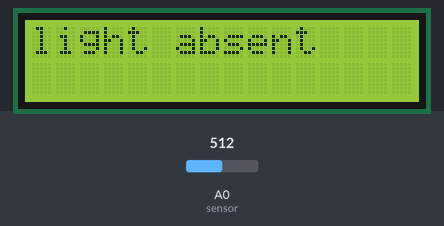
Bench run of a sketch on a simulated Arduino Uno, built with avr-gcc and run on an emulated ATmega328P. Parts: 16×2 character LCD. Inputs (shaded band) come from the test bench; at power-on: A0 (sensor) = 512.

Above: at 1.3 s.
1.4 s: A0 (sensor) set to 215
2.9 s: A0 (sensor) set to 186
At 3.3 s:
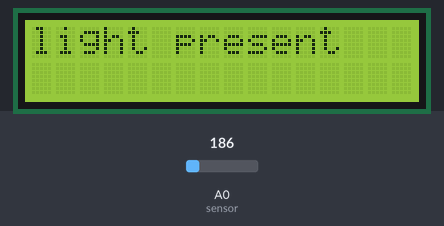
4.4 s: A0 (sensor) set to 210
At 5.5 s:
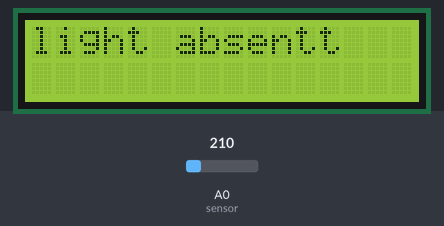
5.9 s: A0 (sensor) set to 190
At 6.4 s:
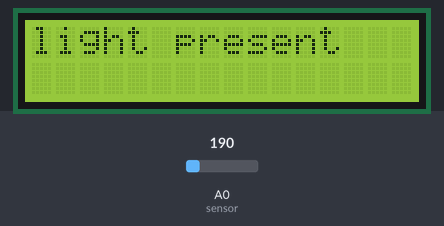
7.4 s: A0 (sensor) set to 306
At 8.6 s:
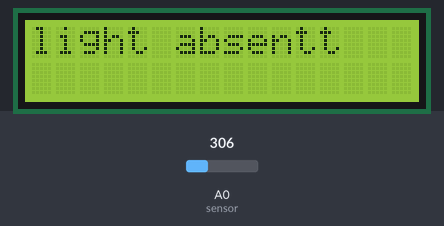
Timing chart, 0 to 10.0 s (numbered marks = the images above; inputs shaded):
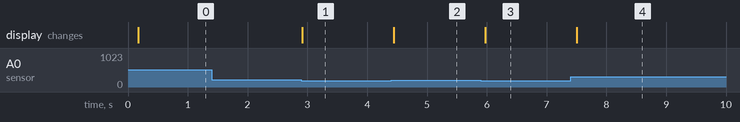

Measured:
- the behaviour switches between 200 and 199 on A0 (sensor) (found by bisection; images 0 and 1)
- after the input at 1.4 s, every drawn part: stays the same
- after the input at 2.9 s, the display: changes at once (image 1)
- after the input at 4.4 s, the display: changes after 0.05 s (image 2)
- after the input at 5.9 s, the display: changes after 0.07 s (image 3)
- after the input at 7.4 s, the display: changes after 0.10 s (image 4)

The sketch:

ldr_analog_code.ino
```cpp
#include<LiquidCrystal.h>
LiquidCrystal lcd(2,3,4,5,6,7);

 int sensor=A0;
int aa;
void setup() {


  lcd.begin(16,2);
  lcd.setCursor(0,0);
  lcd.print("dark");
  lcd.setCursor(0,1);
  lcd.print("light");
  delay(100);
  lcd.clear();

  // put your setup code here, to run once:

}

void loop() {
  aa=analogRead(sensor);

  if (aa<200)
  {
  lcd.setCursor(0,0);
  lcd.print("light present");
  delay(100);}


  if (aa>200)
  {
  lcd.setCursor(0,0);
  lcd.print("light absent");
  delay(100);
  }
  // put your main code here, to run repeatedly:

}
```
